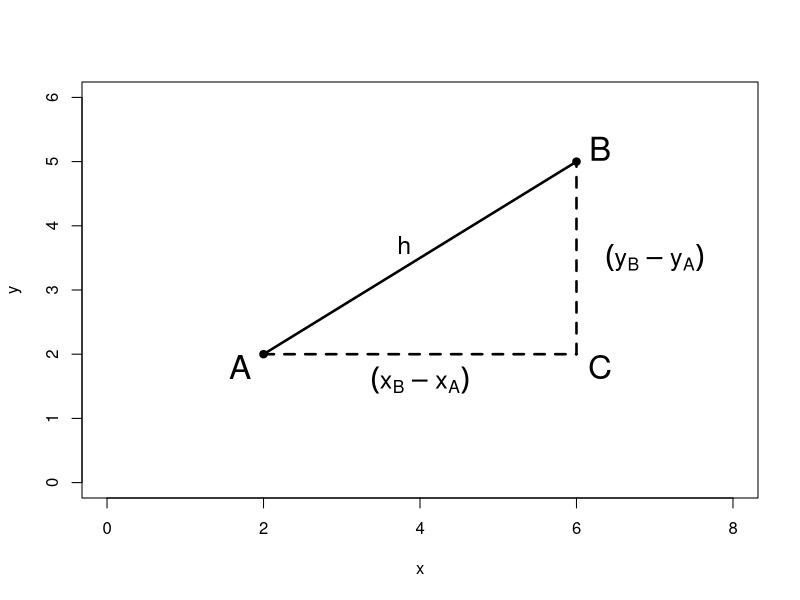
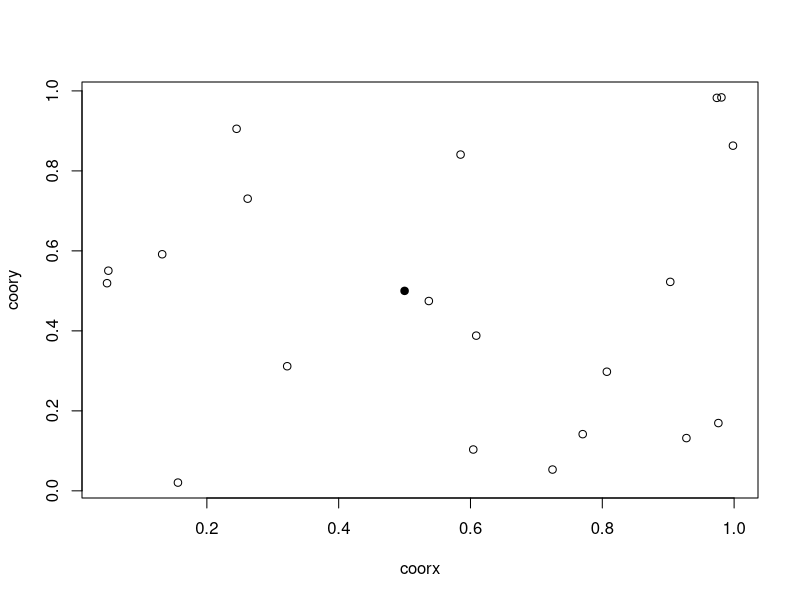
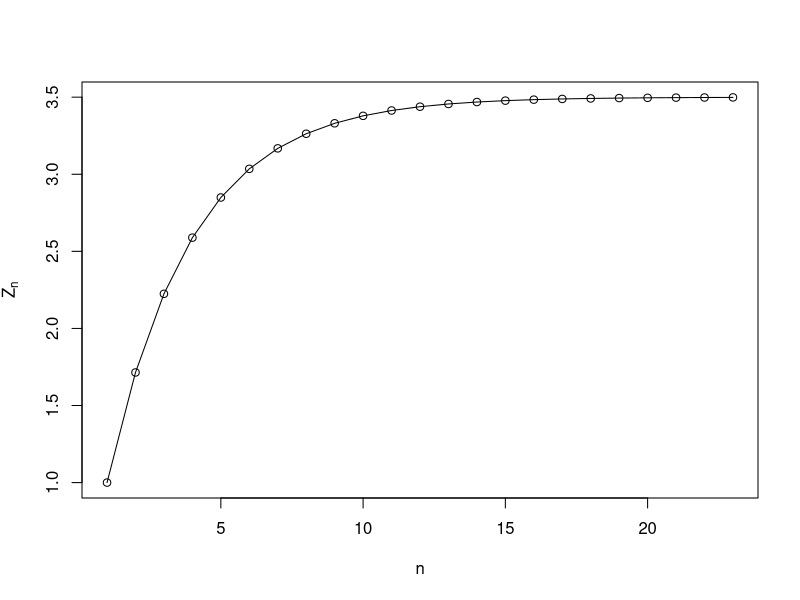

R code for these plots, in order:
## ---- chunk 1
hipot <- function(cat.ad, cat.op) {
  out <- sqrt(cat.ad ^ 2 + cat.op ^ 2)
  out
}

## ---- chunk 2
area <- function(a, b) a * b / 2
co <- function(ca, h) sqrt(h ^ 2 - ca ^ 2)
## ---- chunk 3
area(3, 4)
co(3, 5)
## ---- chunk 4
a <- c(2, 6)
b <- c(2, 5)

plot(a, b, pch=19, ylim=c(0, max(b) + 1), xlim=c(0, max(a) + 2), xlab='x', ylab='y')
segments(x0=a[1], y0=b[1], x1=a[2], y1=b[2], lwd=2.5)
segments(x0=a[1], y0=b[1], x1=a[2], y1=b[1], lty=2, lwd=2.5)
segments(x0=a[2], y0=b[1], x1=a[2], y1=b[2], lty=2, lwd=2.5)

text(a[1] - 0.3, b[1] - 0.2, labels="A", cex=2)
text(a[2] + 0.3, b[2] + 0.2, labels="B", cex=2)
text(a[2] + 0.3, b[1] - 0.2, labels="C", cex=2)
text(mean(a), b[1] - 0.4, labels=expression((x[B] - x[A])), cex=1.5)
text(a[2] + 1, mean(b), labels=expression((y[B] - y[A])), cex=1.5)
text(mean(a) - .2, mean(b) + .2, labels='h', cex=1.5)
## ---- chunk 5
# set.seed(0)
coorx <- runif(20)
coory <- runif(20)
plot(coorx, coory)
points(0.5, 0.5, pch=19)
cat.ad <- 0.5 - coorx
cat.op <- 0.5 - coory
hipot <- function(ca, co) sqrt(ca **2 + co ** 2)
h <- hipot(cat.ad, cat.op)
i <- which.min(h)
j <- which.max(h)
# points(puntos[i,], pch=19, col="red")
# points(puntos[j,], pch=19, col="darkgreen")
## ---- chunk 6
s <- c(-10, 5, 6)
sum(s)
## ---- chunk 7
n <- 22; z <- 1.4
s <- 1 / (z ** (0:n))
out <- sum(s)
## ---- chunk 8
plot(cumsum(s), type="o", xlab="n", ylab=expression(Z[n]))
## ---- chunk 9
shannon <- function(x)
  - sum(table(x) / length(x) * log(table(x) / length(x), 2))
## ---- chunk 10
frase <- "Esta frase tiene un H = 3.7"  
x     <- strsplit(frase, '')[[1]]  
shannon(x)
